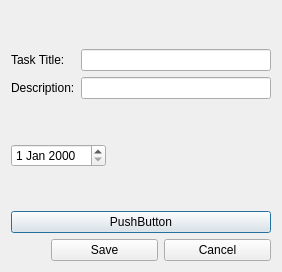
<?xml version="1.0" encoding="UTF-8"?>
<ui version="4.0">
 <class>editDialog</class>
 <widget class="QDialog" name="editDialog">
  <property name="geometry">
   <rect>
    <x>0</x>
    <y>0</y>
    <width>282</width>
    <height>272</height>
   </rect>
  </property>
  <property name="windowTitle">
   <string>Dialog</string>
  </property>
  <layout class="QVBoxLayout" name="verticalLayout_3">
   <item>
    <spacer name="verticalSpacer">
     <property name="orientation">
      <enum>Qt::Vertical</enum>
     </property>
     <property name="sizeHint" stdset="0">
      <size>
       <width>20</width>
       <height>40</height>
      </size>
     </property>
    </spacer>
   </item>
   <item>
    <layout class="QHBoxLayout" name="horizontalLayout_2">
     <item>
      <layout class="QVBoxLayout" name="verticalLayout">
       <item>
        <widget class="QLabel" name="label">
         <property name="text">
          <string>Task Title:</string>
         </property>
        </widget>
       </item>
       <item>
        <widget class="QLabel" name="label_2">
         <property name="text">
          <string>Description:</string>
         </property>
        </widget>
       </item>
      </layout>
     </item>
     <item>
      <layout class="QVBoxLayout" name="verticalLayout_2">
       <item>
        <widget class="QLineEdit" name="titleLineEdit"/>
       </item>
       <item>
        <widget class="QLineEdit" name="descriptionLineEdit"/>
       </item>
      </layout>
     </item>
    </layout>
   </item>
   <item>
    <spacer name="verticalSpacer_3">
     <property name="orientation">
      <enum>Qt::Vertical</enum>
     </property>
     <property name="sizeHint" stdset="0">
      <size>
       <width>20</width>
       <height>40</height>
      </size>
     </property>
    </spacer>
   </item>
   <item>
    <layout class="QHBoxLayout" name="horizontalLayout_3">
     <item>
      <widget class="QDateEdit" name="dateEdit"/>
     </item>
     <item>
      <spacer name="horizontalSpacer_2">
       <property name="orientation">
        <enum>Qt::Horizontal</enum>
       </property>
       <property name="sizeHint" stdset="0">
        <size>
         <width>40</width>
         <height>20</height>
        </size>
       </property>
      </spacer>
     </item>
    </layout>
   </item>
   <item>
    <spacer name="verticalSpacer_2">
     <property name="orientation">
      <enum>Qt::Vertical</enum>
     </property>
     <property name="sizeHint" stdset="0">
      <size>
       <width>20</width>
       <height>40</height>
      </size>
     </property>
    </spacer>
   </item>
   <item>
    <widget class="QPushButton" name="pushButton">
     <property name="text">
      <string>PushButton</string>
     </property>
    </widget>
   </item>
   <item>
    <layout class="QHBoxLayout" name="horizontalLayout">
     <item>
      <spacer name="horizontalSpacer">
       <property name="orientation">
        <enum>Qt::Horizontal</enum>
       </property>
       <property name="sizeHint" stdset="0">
        <size>
         <width>40</width>
         <height>20</height>
        </size>
       </property>
      </spacer>
     </item>
     <item>
      <widget class="QPushButton" name="editSaveButton">
       <property name="sizePolicy">
        <sizepolicy hsizetype="Minimum" vsizetype="Fixed">
         <horstretch>90</horstretch>
         <verstretch>0</verstretch>
        </sizepolicy>
       </property>
       <property name="text">
        <string>Save</string>
       </property>
      </widget>
     </item>
     <item>
      <widget class="QPushButton" name="editCancelButton">
       <property name="sizePolicy">
        <sizepolicy hsizetype="Minimum" vsizetype="Fixed">
         <horstretch>90</horstretch>
         <verstretch>0</verstretch>
        </sizepolicy>
       </property>
       <property name="text">
        <string>Cancel</string>
       </property>
      </widget>
     </item>
    </layout>
   </item>
  </layout>
 </widget>
 <resources/>
 <connections/>
</ui>
